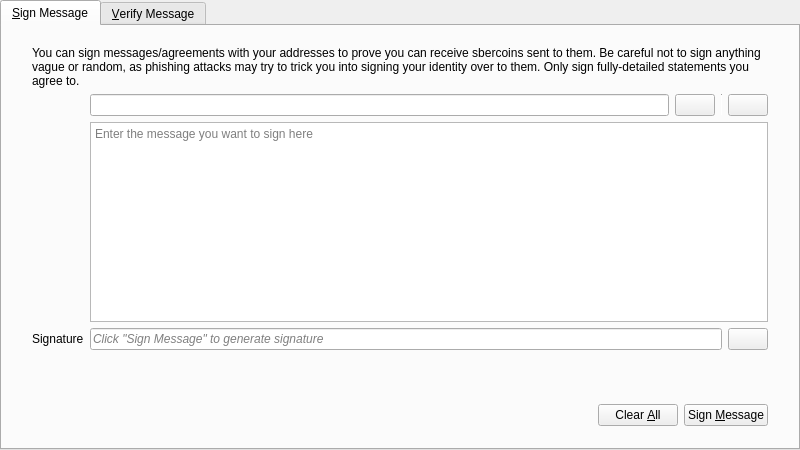
<?xml version="1.0" encoding="UTF-8"?>
<ui version="4.0">
 <class>SignVerifyMessageDialog</class>
 <widget class="QDialog" name="SignVerifyMessageDialog">
  <property name="geometry">
   <rect>
    <x>0</x>
    <y>0</y>
    <width>800</width>
    <height>450</height>
   </rect>
  </property>
  <property name="windowTitle">
   <string>Signatures - Sign / Verify a Message</string>
  </property>
  <property name="modal">
   <bool>true</bool>
  </property>
  <layout class="QVBoxLayout" name="verticalLayout">
   <property name="leftMargin">
    <number>0</number>
   </property>
   <property name="topMargin">
    <number>0</number>
   </property>
   <property name="rightMargin">
    <number>0</number>
   </property>
   <property name="bottomMargin">
    <number>0</number>
   </property>
   <item>
    <widget class="QTabWidget" name="tabWidget">
     <property name="currentIndex">
      <number>0</number>
     </property>
     <widget class="QWidget" name="tabSignMessage">
      <attribute name="title">
       <string>&amp;Sign Message</string>
      </attribute>
      <layout class="QVBoxLayout" name="verticalLayout_SM">
       <property name="leftMargin">
        <number>0</number>
       </property>
       <property name="topMargin">
        <number>0</number>
       </property>
       <property name="rightMargin">
        <number>0</number>
       </property>
       <property name="bottomMargin">
        <number>0</number>
       </property>
       <item>
        <layout class="QVBoxLayout" name="verticalLayout_3">
         <property name="leftMargin">
          <number>30</number>
         </property>
         <property name="topMargin">
          <number>20</number>
         </property>
         <property name="rightMargin">
          <number>30</number>
         </property>
         <property name="bottomMargin">
          <number>20</number>
         </property>
         <item>
          <layout class="QGridLayout" name="gridLayout">
           <item row="1" column="1">
            <layout class="QHBoxLayout" name="horizontalLayout_1_SM">
             <property name="spacing">
              <number>6</number>
             </property>
             <item>
              <widget class="QValidatedLineEdit" name="addressIn_SM">
               <property name="toolTip">
                <string>The Sbercoin.com address to sign the message with</string>
               </property>
              </widget>
             </item>
             <item>
              <widget class="SbercoinPushButton" name="addressBookButton_SM">
               <property name="toolTip">
                <string>Choose previously used address</string>
               </property>
               <property name="text">
                <string/>
               </property>
               <property name="icon">
                <iconset resource="../bitcoin.qrc">
                 <normaloff>:/icons/address-book</normaloff>:/icons/address-book</iconset>
               </property>
               <property name="shortcut">
                <string>Alt+A</string>
               </property>
               <property name="autoDefault">
                <bool>false</bool>
               </property>
              </widget>
             </item>
             <item>
              <widget class="Line" name="vLine">
               <property name="maximumSize">
                <size>
                 <width>1</width>
                 <height>22</height>
                </size>
               </property>
               <property name="orientation">
                <enum>Qt::Vertical</enum>
               </property>
              </widget>
             </item>
             <item>
              <widget class="SbercoinPushButton" name="pasteButton_SM">
               <property name="toolTip">
                <string>Paste address from clipboard</string>
               </property>
               <property name="text">
                <string/>
               </property>
               <property name="icon">
                <iconset resource="../bitcoin.qrc">
                 <normaloff>:/icons/editpaste</normaloff>:/icons/editpaste</iconset>
               </property>
               <property name="shortcut">
                <string>Alt+P</string>
               </property>
               <property name="autoDefault">
                <bool>false</bool>
               </property>
              </widget>
             </item>
            </layout>
           </item>
           <item row="2" column="1">
            <widget class="QPlainTextEdit" name="messageIn_SM">
             <property name="toolTip">
              <string>Enter the message you want to sign here</string>
             </property>
             <property name="placeholderText">
              <string>Enter the message you want to sign here</string>
             </property>
            </widget>
           </item>
           <item row="3" column="1">
            <layout class="QHBoxLayout" name="horizontalLayout_2_SM">
             <property name="spacing">
              <number>6</number>
             </property>
             <item>
              <widget class="QLineEdit" name="signatureOut_SM">
               <property name="font">
                <font>
                 <italic>true</italic>
                </font>
               </property>
               <property name="readOnly">
                <bool>true</bool>
               </property>
               <property name="placeholderText">
                <string>Click &quot;Sign Message&quot; to generate signature</string>
               </property>
              </widget>
             </item>
             <item>
              <widget class="SbercoinPushButton" name="copySignatureButton_SM">
               <property name="toolTip">
                <string>Copy the current signature to the system clipboard</string>
               </property>
               <property name="text">
                <string/>
               </property>
               <property name="icon">
                <iconset resource="../bitcoin.qrc">
                 <normaloff>:/icons/editcopy</normaloff>:/icons/editcopy</iconset>
               </property>
               <property name="autoDefault">
                <bool>false</bool>
               </property>
              </widget>
             </item>
            </layout>
           </item>
           <item row="3" column="0">
            <widget class="QLabel" name="signatureLabel_SM">
             <property name="text">
              <string>Signature</string>
             </property>
             <property name="textFormat">
              <enum>Qt::PlainText</enum>
             </property>
            </widget>
           </item>
           <item row="0" column="0" colspan="2">
            <widget class="QLabel" name="infoLabel_SM">
             <property name="text">
              <string>You can sign messages/agreements with your addresses to prove you can receive sbercoins sent to them. Be careful not to sign anything vague or random, as phishing attacks may try to trick you into signing your identity over to them. Only sign fully-detailed statements you agree to.</string>
             </property>
             <property name="textFormat">
              <enum>Qt::PlainText</enum>
             </property>
             <property name="wordWrap">
              <bool>true</bool>
             </property>
            </widget>
           </item>
          </layout>
         </item>
        </layout>
       </item>
       <item>
        <widget class="QWidget" name="buttonsContainerWhite" native="true">
         <layout class="QHBoxLayout" name="horizontalLayout">
          <property name="leftMargin">
           <number>30</number>
          </property>
          <property name="topMargin">
           <number>15</number>
          </property>
          <property name="rightMargin">
           <number>30</number>
          </property>
          <item>
           <spacer name="horizontalSpacer_1_SM">
            <property name="orientation">
             <enum>Qt::Horizontal</enum>
            </property>
            <property name="sizeHint" stdset="0">
             <size>
              <width>40</width>
              <height>48</height>
             </size>
            </property>
           </spacer>
          </item>
          <item>
           <widget class="QLabel" name="statusLabel_SM">
            <property name="font">
             <font>
              <weight>75</weight>
              <bold>true</bold>
             </font>
            </property>
            <property name="text">
             <string/>
            </property>
            <property name="wordWrap">
             <bool>true</bool>
            </property>
           </widget>
          </item>
          <item>
           <spacer name="horizontalSpacer_2_SM">
            <property name="orientation">
             <enum>Qt::Horizontal</enum>
            </property>
            <property name="sizeHint" stdset="0">
             <size>
              <width>40</width>
              <height>48</height>
             </size>
            </property>
           </spacer>
          </item>
          <item>
           <widget class="SbercoinPushButton" name="clearButton_SM">
            <property name="toolTip">
             <string>Reset all sign message fields</string>
            </property>
            <property name="text">
             <string>Clear &amp;All</string>
            </property>
            <property name="icon">
             <iconset resource="../bitcoin.qrc">
              <normaloff>:/icons/remove</normaloff>:/icons/remove</iconset>
            </property>
            <property name="autoDefault">
             <bool>false</bool>
            </property>
           </widget>
          </item>
          <item>
           <widget class="SbercoinPushButton" name="signMessageButton_SM">
            <property name="toolTip">
             <string>Sign the message to prove you own this Sbercoin.com address</string>
            </property>
            <property name="text">
             <string>Sign &amp;Message</string>
            </property>
            <property name="icon">
             <iconset resource="../bitcoin.qrc">
              <normaloff>:/icons/edit</normaloff>:/icons/edit</iconset>
            </property>
            <property name="autoDefault">
             <bool>false</bool>
            </property>
           </widget>
          </item>
         </layout>
        </widget>
       </item>
      </layout>
     </widget>
     <widget class="QWidget" name="tabVerifyMessage">
      <attribute name="title">
       <string>&amp;Verify Message</string>
      </attribute>
      <layout class="QVBoxLayout" name="verticalLayout_VM">
       <property name="leftMargin">
        <number>0</number>
       </property>
       <property name="topMargin">
        <number>0</number>
       </property>
       <property name="rightMargin">
        <number>0</number>
       </property>
       <property name="bottomMargin">
        <number>0</number>
       </property>
       <item>
        <layout class="QVBoxLayout" name="verticalLayout_2">
         <property name="leftMargin">
          <number>30</number>
         </property>
         <property name="topMargin">
          <number>20</number>
         </property>
         <property name="rightMargin">
          <number>30</number>
         </property>
         <property name="bottomMargin">
          <number>20</number>
         </property>
         <item>
          <widget class="QLabel" name="infoLabel_VM">
           <property name="text">
            <string>Enter the receiver's address, message (ensure you copy line breaks, spaces, tabs, etc. exactly) and signature below to verify the message. Be careful not to read more into the signature than what is in the signed message itself, to avoid being tricked by a man-in-the-middle attack. Note that this only proves the signing party receives with the address, it cannot prove sendership of any transaction!</string>
           </property>
           <property name="textFormat">
            <enum>Qt::PlainText</enum>
           </property>
           <property name="alignment">
            <set>Qt::AlignLeading|Qt::AlignLeft|Qt::AlignTop</set>
           </property>
           <property name="wordWrap">
            <bool>true</bool>
           </property>
          </widget>
         </item>
         <item>
          <layout class="QHBoxLayout" name="horizontalLayout_1_VM">
           <property name="spacing">
            <number>6</number>
           </property>
           <item>
            <widget class="QValidatedLineEdit" name="addressIn_VM">
             <property name="toolTip">
              <string>The Sbercoin.com address the message was signed with</string>
             </property>
            </widget>
           </item>
           <item>
            <widget class="SbercoinPushButton" name="addressBookButton_VM">
             <property name="toolTip">
              <string>Choose previously used address</string>
             </property>
             <property name="text">
              <string/>
             </property>
             <property name="icon">
              <iconset resource="../bitcoin.qrc">
               <normaloff>:/icons/address-book</normaloff>:/icons/address-book</iconset>
             </property>
             <property name="shortcut">
              <string>Alt+A</string>
             </property>
             <property name="autoDefault">
              <bool>false</bool>
             </property>
            </widget>
           </item>
          </layout>
         </item>
         <item>
          <widget class="QPlainTextEdit" name="messageIn_VM">
           <property name="toolTip">
            <string>The signed message to verify</string>
           </property>
           <property name="placeholderText">
            <string>The signed message to verify</string>
           </property>
          </widget>
         </item>
         <item>
          <widget class="QValidatedLineEdit" name="signatureIn_VM">
           <property name="toolTip">
            <string>The signature given when the message was signed</string>
           </property>
           <property name="placeholderText">
            <string>The signature given when the message was signed</string>
           </property>
          </widget>
         </item>
        </layout>
       </item>
       <item>
        <widget class="QWidget" name="buttonsContainerWhite_" native="true">
         <layout class="QHBoxLayout" name="horizontalLayout_2">
          <property name="leftMargin">
           <number>30</number>
          </property>
          <property name="topMargin">
           <number>15</number>
          </property>
          <property name="rightMargin">
           <number>30</number>
          </property>
          <item>
           <spacer name="horizontalSpacer_1_VM">
            <property name="orientation">
             <enum>Qt::Horizontal</enum>
            </property>
            <property name="sizeHint" stdset="0">
             <size>
              <width>40</width>
              <height>48</height>
             </size>
            </property>
           </spacer>
          </item>
          <item>
           <widget class="QLabel" name="statusLabel_VM">
            <property name="font">
             <font>
              <weight>75</weight>
              <bold>true</bold>
             </font>
            </property>
            <property name="text">
             <string/>
            </property>
            <property name="wordWrap">
             <bool>true</bool>
            </property>
           </widget>
          </item>
          <item>
           <spacer name="horizontalSpacer_2_VM">
            <property name="orientation">
             <enum>Qt::Horizontal</enum>
            </property>
            <property name="sizeHint" stdset="0">
             <size>
              <width>40</width>
              <height>48</height>
             </size>
            </property>
           </spacer>
          </item>
          <item>
           <widget class="SbercoinPushButton" name="clearButton_VM">
            <property name="toolTip">
             <string>Reset all verify message fields</string>
            </property>
            <property name="text">
             <string>Clear &amp;All</string>
            </property>
            <property name="icon">
             <iconset resource="../bitcoin.qrc">
              <normaloff>:/icons/remove</normaloff>:/icons/remove</iconset>
            </property>
            <property name="autoDefault">
             <bool>false</bool>
            </property>
           </widget>
          </item>
          <item>
           <widget class="SbercoinPushButton" name="verifyMessageButton_VM">
            <property name="toolTip">
             <string>Verify the message to ensure it was signed with the specified Sbercoin.com address</string>
            </property>
            <property name="text">
             <string>Verify &amp;Message</string>
            </property>
            <property name="icon">
             <iconset resource="../bitcoin.qrc">
              <normaloff>:/icons/transaction_0</normaloff>:/icons/transaction_0</iconset>
            </property>
            <property name="autoDefault">
             <bool>false</bool>
            </property>
           </widget>
          </item>
         </layout>
        </widget>
       </item>
      </layout>
     </widget>
    </widget>
   </item>
  </layout>
 </widget>
 <customwidgets>
  <customwidget>
   <class>QValidatedLineEdit</class>
   <extends>QLineEdit</extends>
   <header>qt/qvalidatedlineedit.h</header>
  </customwidget>
  <customwidget>
   <class>SbercoinPushButton</class>
   <extends>QPushButton</extends>
   <header>qt/sbercoinpushbutton.h</header>
  </customwidget>
 </customwidgets>
 <resources>
  <include location="../bitcoin.qrc"/>
 </resources>
 <connections/>
</ui>
